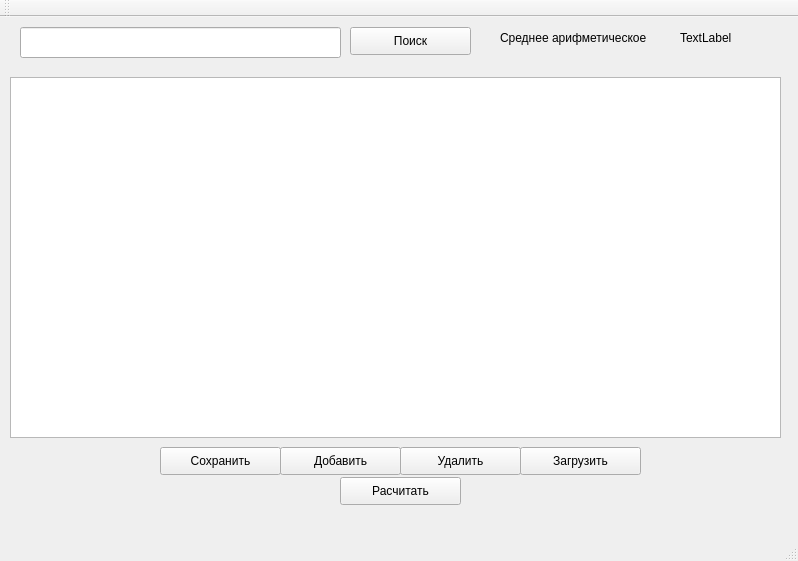
<?xml version="1.0" encoding="UTF-8"?>
<ui version="4.0">
 <class>MainWindow</class>
 <widget class="QMainWindow" name="MainWindow">
  <property name="geometry">
   <rect>
    <x>0</x>
    <y>0</y>
    <width>798</width>
    <height>561</height>
   </rect>
  </property>
  <property name="windowTitle">
   <string>MainWindow</string>
  </property>
  <widget class="QWidget" name="centralWidget">
   <widget class="QPushButton" name="addRow">
    <property name="geometry">
     <rect>
      <x>280</x>
      <y>430</y>
      <width>121</width>
      <height>28</height>
     </rect>
    </property>
    <property name="text">
     <string>Добавить</string>
    </property>
   </widget>
   <widget class="QPushButton" name="deleteRow">
    <property name="geometry">
     <rect>
      <x>400</x>
      <y>430</y>
      <width>121</width>
      <height>28</height>
     </rect>
    </property>
    <property name="text">
     <string>Удалить</string>
    </property>
   </widget>
   <widget class="QLineEdit" name="lineEdit">
    <property name="geometry">
     <rect>
      <x>20</x>
      <y>10</y>
      <width>321</width>
      <height>31</height>
     </rect>
    </property>
    <property name="text">
     <string/>
    </property>
   </widget>
   <widget class="QPushButton" name="pushButton_4">
    <property name="geometry">
     <rect>
      <x>350</x>
      <y>10</y>
      <width>121</width>
      <height>28</height>
     </rect>
    </property>
    <property name="text">
     <string>Поиск</string>
    </property>
   </widget>
   <widget class="QLabel" name="label">
    <property name="geometry">
     <rect>
      <x>500</x>
      <y>10</y>
      <width>181</width>
      <height>21</height>
     </rect>
    </property>
    <property name="text">
     <string>Среднее арифметическое</string>
    </property>
   </widget>
   <widget class="QLabel" name="label_2">
    <property name="geometry">
     <rect>
      <x>680</x>
      <y>10</y>
      <width>63</width>
      <height>21</height>
     </rect>
    </property>
    <property name="text">
     <string>TextLabel</string>
    </property>
   </widget>
   <widget class="QPushButton" name="pushButton_5">
    <property name="geometry">
     <rect>
      <x>520</x>
      <y>430</y>
      <width>121</width>
      <height>28</height>
     </rect>
    </property>
    <property name="text">
     <string>Загрузить</string>
    </property>
   </widget>
   <widget class="QTableWidget" name="tableWidget">
    <property name="geometry">
     <rect>
      <x>10</x>
      <y>60</y>
      <width>771</width>
      <height>361</height>
     </rect>
    </property>
    <property name="layoutDirection">
     <enum>Qt::LeftToRight</enum>
    </property>
    <attribute name="horizontalHeaderDefaultSectionSize">
     <number>125</number>
    </attribute>
   </widget>
   <widget class="QPushButton" name="saveTable">
    <property name="geometry">
     <rect>
      <x>160</x>
      <y>430</y>
      <width>121</width>
      <height>28</height>
     </rect>
    </property>
    <property name="text">
     <string>Сохранить</string>
    </property>
   </widget>
   <widget class="QPushButton" name="pushButton_6">
    <property name="geometry">
     <rect>
      <x>340</x>
      <y>460</y>
      <width>121</width>
      <height>28</height>
     </rect>
    </property>
    <property name="text">
     <string>Расчитать</string>
    </property>
   </widget>
  </widget>
  <widget class="QMenuBar" name="menuBar">
   <property name="geometry">
    <rect>
     <x>0</x>
     <y>0</y>
     <width>798</width>
     <height>21</height>
    </rect>
   </property>
  </widget>
  <widget class="QToolBar" name="mainToolBar">
   <attribute name="toolBarArea">
    <enum>TopToolBarArea</enum>
   </attribute>
   <attribute name="toolBarBreak">
    <bool>false</bool>
   </attribute>
  </widget>
  <widget class="QStatusBar" name="statusBar"/>
 </widget>
 <layoutdefault spacing="6" margin="11"/>
 <resources/>
 <connections/>
</ui>
